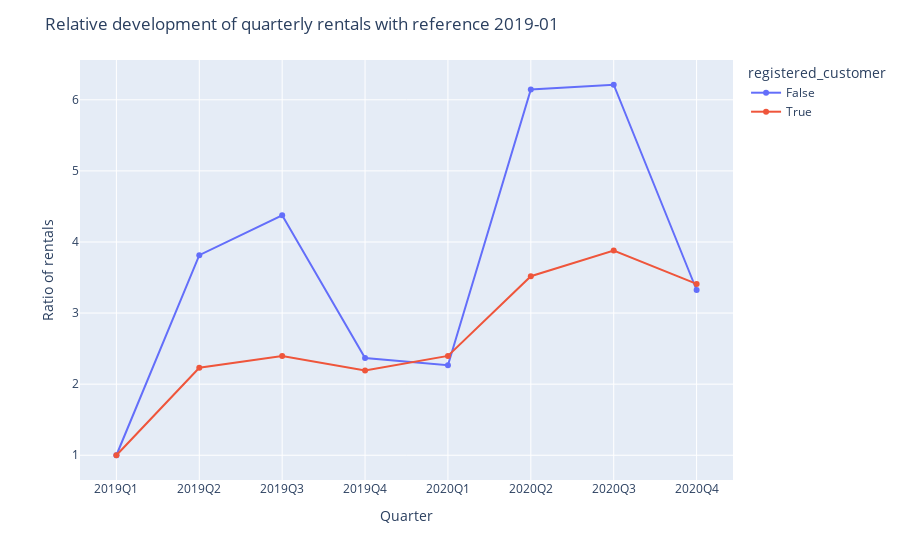

The notebook cell saved with this chart:
### Markdown cell above
## Relative development of rentals per quarter and per customer group (registered vs non-registered customers)

### Code cell
# Drop columns and save it in a new dataframe
df_first_count_q = df_quarter[["quarter","registered_customer","datetime"]]

# Show only rentals in 2019Q1 (earliest date in data set)
df_first_count_q = df_first_count_q[df_first_count_q["quarter"]=="2019Q1"]

df_first_count_q = df_first_count_q.rename(columns={"quarter":"begin","datetime":"count_begin"})

# Merge new dataframe with dataframe which shows the amount of rentals per quarter from registered vs non-registered customers
df_merged_q = pd.merge(df_quarter, df_first_count_q, how="inner", on="registered_customer")[["quarter","registered_customer","datetime","begin","count_begin"]]

# Calculate ratio between amount of rentals per group in every quarter to amount of rentals in 2019Q1
df_merged_q["ratio"]=df_merged_q.datetime / df_merged_q.count_begin

# Show when the highest percentual change had happened
fig_dev_per_quarter = px.line(df_merged_q, x="quarter", y="ratio", color="registered_customer", markers=True)
fig_dev_per_quarter.update_layout( title="Relative development of quarterly rentals with reference 2019-01", xaxis_title="Quarter", yaxis_title="Ratio of rentals")

### Figure 1 — Plotly figure (JSON) as saved in the notebook; plotly's stock layout.template omitted (floating-point values rounded to 4 significant figures)
{"data": [{"hovertemplate": "registered_customer=False<br>quarter=%{x}<br>ratio=%{y}<extra></extra>", "legendgroup": "False", "line": {"color": "#636efa", "dash": "solid"}, "marker": {"symbol": "circle"}, "mode": "lines+markers", "name": "False", "orientation": "v", "showlegend": true, "type": "scatter", "x": ["2019Q1", "2019Q2", "2019Q3", "2019Q4", "2020Q1", "2020Q2", "2020Q3", "2020Q4"], "xaxis": "x", "y": [1, 3.814, 4.375, 2.369, 2.267, 6.144, 6.212, 3.325], "yaxis": "y"}, {"hovertemplate": "registered_customer=True<br>quarter=%{x}<br>ratio=%{y}<extra></extra>", "legendgroup": "True", "line": {"color": "#EF553B", "dash": "solid"}, "marker": {"symbol": "circle"}, "mode": "lines+markers", "name": "True", "orientation": "v", "showlegend": true, "type": "scatter", "x": ["2019Q1", "2019Q2", "2019Q3", "2019Q4", "2020Q1", "2020Q2", "2020Q3", "2020Q4"], "xaxis": "x", "y": [1, 2.23, 2.395, 2.192, 2.397, 3.519, 3.879, 3.411], "yaxis": "y"}], "layout": {"autosize": true, "legend": {"title": {"text": "registered_customer"}, "tracegroupgap": 0}, "margin": {"t": 60}, "title": {"text": "Relative development of quarterly rentals with reference 2019-01"}, "xaxis": {"anchor": "y", "autorange": true, "domain": [0, 1], "range": [-0.4503, 7.45], "title": {"text": "Quarter"}, "type": "category"}, "yaxis": {"anchor": "x", "autorange": true, "domain": [0, 1], "range": [0.5965, 6.615], "title": {"text": "Ratio of rentals"}, "type": "linear"}}}
